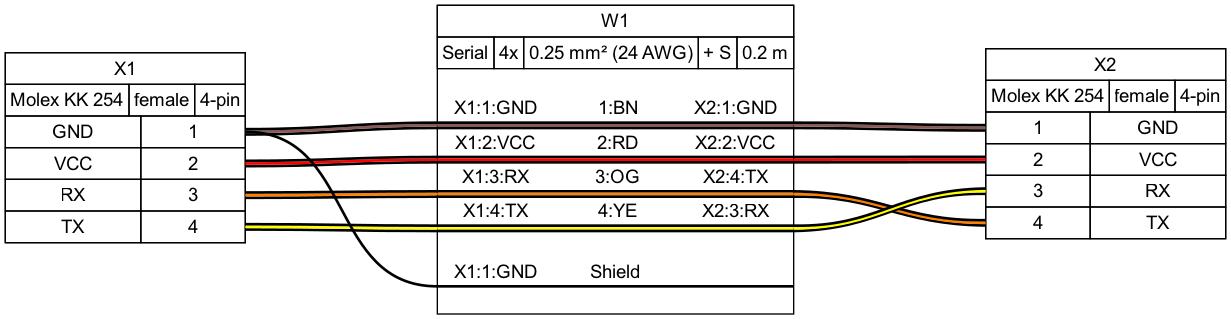
#> input picture examples/ex01.png, 1231 x 319 px; its folder holds only this picture in this run
$ python -i Harness.py   (imports and definitions only)
#> lines starting #> are read from the running program, lines starting #| are printed output that depends on the picture
# -*- coding: utf-8 -*-

import base64
import re
import struct
import subprocess
import sys
import zlib
from collections import Counter
from dataclasses import dataclass
from itertools import zip_longest
from pathlib import Path
from typing import Any, BinaryIO, Dict, List, Optional, Set, Tuple, Union

from graphviz import Graph, nohtml
from graphviz.quoting import attr_list, quote

from wireviz import APP_NAME, APP_URL, __version__, wv_colors
from wireviz.DataClasses import (
    Cable,
    Connector,
    MateComponent,
    MatePin,
    Metadata,
    Options,
    Side,
    Tweak,
)
from wireviz.svgembed import embed_svg_images
from wireviz.wv_bom import (
    HEADER_MPN,
    HEADER_PN,
    HEADER_SPN,
    bom_list,
    component_table_entry,
    generate_bom,
    get_additional_component_table,
    make_list,
    pn_info_string,
)
from wireviz.wv_colors import get_color_hex, translate_color
from wireviz.wv_errors import WireVizRenderError
from wireviz.wv_gv_html import (
    html_bgcolor,
    html_bgcolor_attr,
    html_caption,
    html_colorbar,
    html_image,
    html_img_tag,
    html_line_breaks,
    html_text,
    nested_html_table,
    remove_links,
)
from wireviz.wv_helper import (
    awg_equiv,
    file_write_text,
    flatten2d,
    is_arrow,
    mm2_equiv,
    tuplelist2csv,
    tuplelist2tsv,
    upper_first,
)
from wireviz.wv_html import generate_html_output
from wireviz.wv_safety import (
    UNTRUSTED_RENDER_TIMEOUT,
    check_dot_images,
    check_html_label,
    sanitize_svg,
)
from wireviz.wv_sheet import html_to_pdf

OLD_CONNECTOR_ATTR = {
    "pinout": "was renamed to 'pinlabels' in v0.2",
    "pinnumbers": "was renamed to 'pins' in v0.2",
    "autogenerate": "is replaced with new syntax in v0.4",
}

# iTXt chunk key used to embed the source YAML in rendered PNGs for
# round-trip editing. The "wireviz:" prefix avoids collision with PNG
# software-defined keywords or other tools' chunks.
PNG_YAML_CHUNK_KEY = "wireviz:yaml"


_PNG_SIGNATURE = b"\x89PNG\r\n\x1a\n"
# Upper bound for the decompressed YAML read back from a PNG. Real
# harness sources are a few kB; the limit stops a zlib bomb.
_MAX_PNG_YAML_BYTES = 16 * 1024 * 1024


# [40 lines left out: functions _png_chunks, _itxt_chunk, not called in this run]


def _parse_itxt(data: bytes) -> Tuple[str, str]:
    """Return ``(keyword, text)`` from the data of an iTXt chunk."""
    try:
        keyword, rest = data.split(b"\x00", 1)
        compressed, method = rest[0], rest[1]
        _language, rest = rest[2:].split(b"\x00", 1)
        _translated, text = rest.split(b"\x00", 1)
    except (ValueError, IndexError) as exc:
        raise ValueError("Malformed iTXt chunk") from exc
    if compressed:
        if method != 0:
            raise ValueError(f"Unknown iTXt compression method {method}")
        inflater = zlib.decompressobj()
        text = inflater.decompress(text, _MAX_PNG_YAML_BYTES)
        if inflater.unconsumed_tail:
            raise ValueError(
                f"Embedded text is larger than {_MAX_PNG_YAML_BYTES} bytes"
            )
    return keyword.decode("latin-1"), text.decode("utf-8")


# [34 lines left out: functions _embed_yaml_in_png, read_yaml_from_png, not called in this run]


# A DOT ID that needs no quotes: an identifier or a numeral.
_DOT_PLAIN_ID = re.compile(
    r"^([A-Za-z_\x80-\uffff][\w\x80-\uffff]*|-?(\.\d+|\d+(\.\d*)?))$"
)


# One complete DOT double-quoted string (inner quotes escaped).
_DOT_QUOTED = re.compile(r'^"(?:[^"\\]|\\.)*"$', re.S)


# [15 lines left out: function _dot_attr_value, not called in this run]


# Upper bound for pins x shorts summed over all connectors: each short adds
# a table cell to every pin row, so YAML aliases could otherwise multiply a
# few hundred bytes into hundreds of MB of DOT source.
MAX_SHORT_CELLS = 100_000


# [9 lines that did not run here, left out]


def short_cells(spans: List[tuple], pinindex: int) -> List[str]:
    """Return one table cell per short for the pin row at ``pinindex``: a
    solid bar from the first to the last shorted pin, with a dot at each
    shorted pin."""
    cells = []
    for rows, first, last, hex_color in spans:
        if pinindex in rows:
            r, g, b = (int(hex_color[i : i + 2], 16) for i in (1, 3, 5))
            dot = "#000000" if (0.299 * r + 0.587 * g + 0.114 * b) > 150 else "#ffffff"
            cells.append(
                f'    <td border="0" bgcolor="{hex_color}"><font color="{dot}">&#9679;</font></td>'
            )
        elif first < pinindex < last:
            cells.append(f'    <td border="0" bgcolor="{hex_color}"></td>')
        else:
            cells.append('    <td border="0"></td>')
    return cells


def _edge(dot: Graph, tail: tuple, head: tuple, **attrs) -> None:
    """Add an edge between two ``(node, port, compass)`` endpoints.

    graphviz's ``Graph.edge()`` takes "node:port:compass" strings and
    splits them on ":", so a designator that contains a colon broke the
    DOT source (upstream #487). Each part is quoted on its own here.
    The line has the same format ``Graph.edge()`` writes.
    """

    def endpoint(node, port, compass) -> str:
        # nohtml: a name like "<X1>" is a plain string, not an HTML label
        parts = [quote(nohtml(str(node)))]
        if port:
            parts.append(quote(port))
        if compass:
            parts.append(compass)
        return ":".join(parts)

    dot.body.append(
        f"\t{endpoint(*tail)} -- {endpoint(*head)}{attr_list(kwargs=attrs)}\n"
    )


def check_old(node: str, old_attr: dict, args: dict) -> None:
    """Raise exception for any outdated attributes in args."""
    for attr, descr in old_attr.items():
        if attr in args:
            raise ValueError(f"'{attr}' in {node}: '{attr}' {descr}")


# [1053 lines that did not run here, left out]

>>> import cv2
>>> picture = cv2.imread('../../examples/ex01.png', cv2.IMREAD_GRAYSCALE)
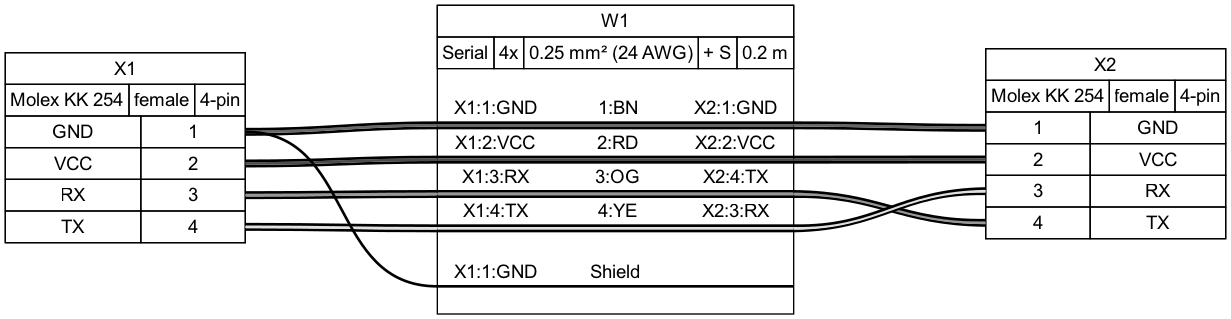
#> picture: shape (319, 1231); min 0, max 255, mean 230
#> (the run stopped early here; a loop or call above may not have finished)

$ run again, on examples/ex04.png
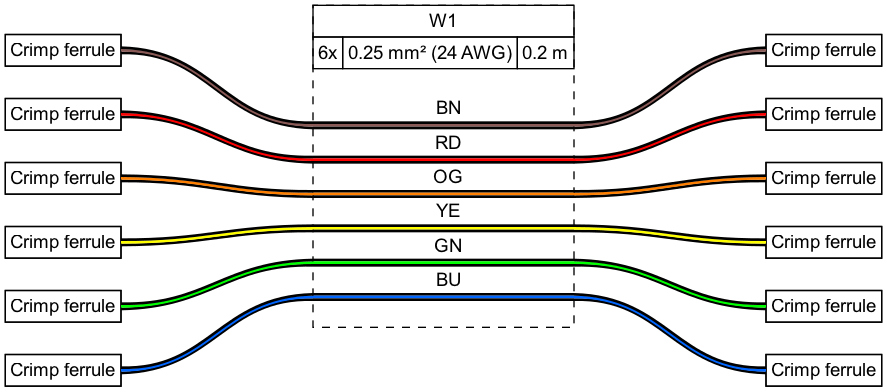
#> input picture examples/ex04.png, 887 x 392 px
#> `picture = cv2.imread('../../examples/ex01.png', cv2.IMREAD_GRAYSCALE)`:
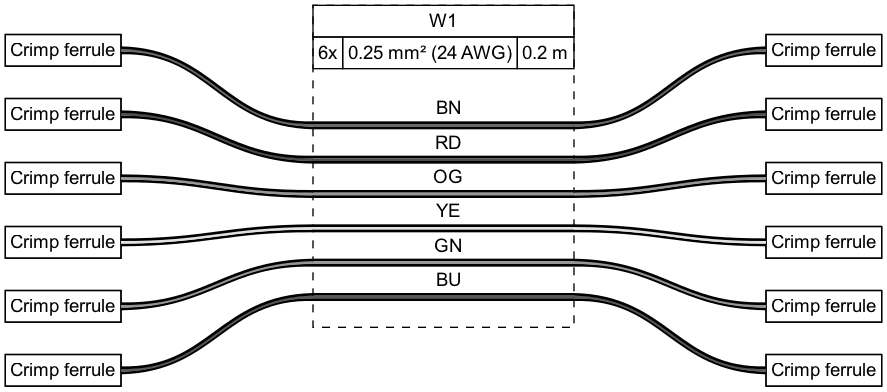
#> picture: shape (392, 887); min 0, max 255, mean 226.7
